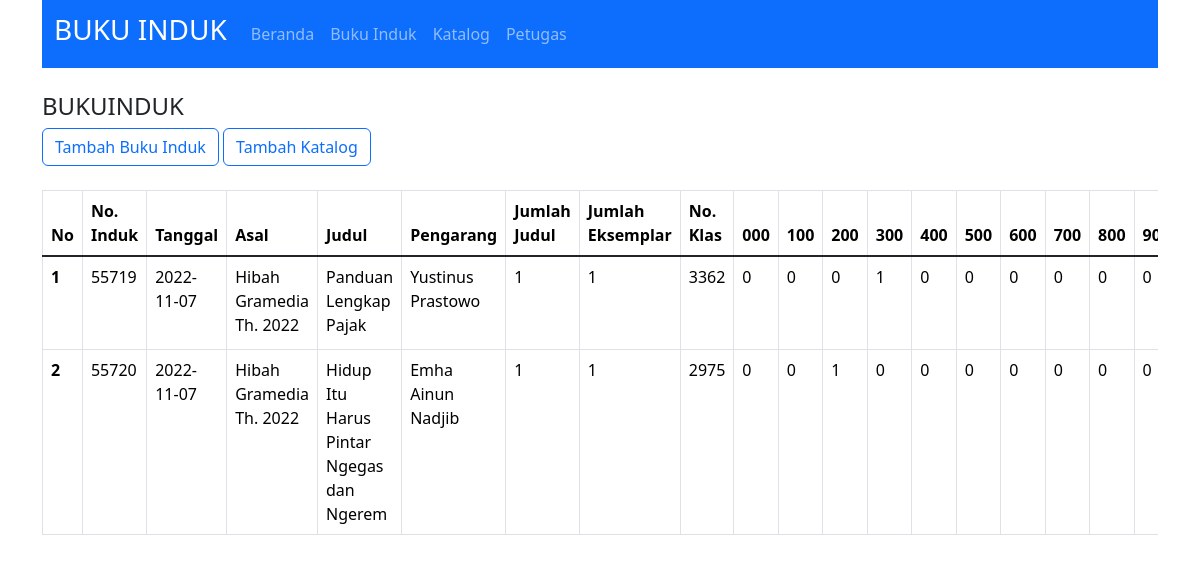
The page /index.php?target=bukuinduk on the database its author committed.
### tables this page shows
CREATE TABLE `bukuinduk` (
  `no_induk` int(11) NOT NULL,
  `tanggal` date NOT NULL,
  `asal` varchar(50) NOT NULL,
  `judul` varchar(50) NOT NULL,
  `pengarang` varchar(50) NOT NULL,
  `jml_judul` int(11) NOT NULL,
  `jml_eks` int(11) NOT NULL,
  `no_klas` int(11) NOT NULL,
  `kry_umum` int(2) NOT NULL,
  `filsafat` int(2) NOT NULL,
  `agama` int(2) NOT NULL,
  `ilmu_sosial` int(2) NOT NULL,
  `bahasa` int(2) NOT NULL,
  `ilmu_murni` int(2) NOT NULL,
  `ilmu_terapan` int(2) NOT NULL,
  `seni_olahraga` int(2) NOT NULL,
  `kesusastraan` int(11) NOT NULL,
  `sejarah_geografi` int(11) NOT NULL,
  `fiksi` varchar(25) NOT NULL,
  `ket` text NOT NULL
);

### autoload.php (called while the page is built, shortened)
<?php
function autoload($class)
{
    $file = $class . ".php";
}

### App/Menu.php (called while the page is built, shortened)
<?php
class Menu
{
    public function topMenu()
    {
        $base = "http://localhost/Sitikhoiriyah_2021503062_UTS_SMT_5/index.php?target=";
        $data = [
            array('text' => 'Beranda', 'link' => $base . 'beranda'),
            array('text' => 'Buku Induk', 'link' => $base . 'bukuinduk'),
            array('text' => 'Katalog', 'link' => $base . 'katalog'),
            array('text' => 'Petugas', 'link' => $base . 'petugas')
        ];
        return $data;
    }
}

### Config/Query_builder.php (called while the page is built, shortened)
<?php
class Query_builder implements Query
{
    private $v_db, $v_table, $v_select, $v_join, $v_where, $v_order_by, $v_query,
        $v_insert, $v_update, $v_delete;
    public function __construct($dataKoneksi)
    {
        $this->v_db = new \mysqli($dataKoneksi['host'], $dataKoneksi['username'], $dataKoneksi['password'], $dataKoneksi['database']);
    }
    public function table($table)
    {
        $this->v_table = $table;
        return $this;
    }
    public function get()
    {
        $this->v_query = "SELECT ";
        if (!empty($this->v_select)) {
            $this->v_query .= $this->v_select . " ";
        } else {
            $this->v_query .= " * ";
        }
        $this->v_query .= " FROM " . $this->v_table . " ";
        return $this;
    }
    public function resultArray()
    {
        $data = $this->v_db->query($this->v_query);
        while ($row = $data->fetch_array()) {
            $rows[] = $row;
        }
        return $rows;
    }
}

### App/BukuInduk.php (the view, shortened to what this page needs)
<?php
class BukuInduk
{
    private $db;
    public function __construct($con)
    {
        $this->db = new Query_builder($con);
    }
    public function index()
    {
        $data = $this->db->table('bukuinduk')->get()->resultArray();
        $res = '<a href="?target=bukuinduk&act=tambah_bukuinduk" class="btn btn-outline-primary">Tambah Buku Induk</a>
                <a href="?target=bukuinduk&act=tambah_katalog" class="btn btn-outline-primary">Tambah Katalog</a>
                <br><br>
                <div class="table-responsive">
                    <table class="table table-bordered">
                        <thead>
                            <tr>
                            <th scope="col">No</th>
                            <th scope="col">No. Induk</th>
                            <th scope="col">Tanggal</th>
                            <th scope="col" >Asal</th>
                            <th scope="col">Judul</th>
                            <th scope="col">Pengarang</th>
                            <th scope="col">Jumlah Judul</th>
                            <th scope="col">Jumlah Eksemplar</th>
                            <th scope="col">No. Klas</th>
                            <th scope="col">000</th>
                            <th scope="col">100</th>
                            <th scope="col">200</th>
                            <th scope="col">300</th>
                            <th scope="col">400</th>
                            <th scope="col">500</th>
                            <th scope="col">600</th>
                            <th scope="col">700</th>
                            <th scope="col">800</th>
                            <th scope="col">900</th>
                            <th scope="col">Fiksi</th>
                            <th scope="col">Ket.</th>
                            <th scope="col">Act</th>
                            </tr>
                        </thead>
                        <tbody class="table-group-divider">';
        $no = 1;
        foreach ($data as $r) {
            $res .= '<tr>
                                <th scope="row">' . $no . '</th>
                                <td>' . $r['no_induk'] . '</td>
                                <td>' . $r['tanggal'] . '</td>
                                <td>' . $r['asal'] . '</td>
                                <td>' . $r['judul'] . '</td>
                                <td>' . $r['pengarang'] . '</td>
                                <td>' . $r['jml_judul'] . '</td>
                                <td>' . $r['jml_eks'] . '</td>
                                <td>' . $r['no_klas'] . '</td>
                                <td>' . $r['kry_umum'] . '</td>
                                <td>' . $r['filsafat'] . '</td>
                                <td>' . $r['agama'] . '</td>
                                <td>' . $r['ilmu_sosial'] . '</td>
                                <td>' . $r['bahasa'] . '</td>
                                <td>' . $r['ilmu_murni'] . '</td>
                                <td>' . $r['ilmu_terapan'] . '</td>
                                <td>' . $r['seni_olahraga'] . '</td>
                                <td>' . $r['kesusastraan'] . '</td>
                                <td>' . $r['sejarah_geografi'] . '</td>
                                <td>' . $r['fiksi'] . '</td>
                                <td>' . $r['ket'] . '</td>
                                <td>
                                    <a href="?target=bukuinduk&act=edit_bukuinduk&id=' . $r['no_induk'] . '" class="btn btn-outline-success">
                                        Edit
                                    </a>
                                    <a href="?target=bukuinduk&act=delete_bukuinduk&id=' . $r['no_induk'] . '" class="btn btn-outline-danger">
                                        Hapus
                                    </a>
                                </td>
                            </tr>';
            $no++;
        }
        $res .= '</tbody></table></div>';
        return $res;
    }
}

### index.php (shortened to what this page needs)
<?php
include('autoload.php');
include('Config/Database.php');
$menu = new Menu();
$bukuinduk = new BukuInduk($dataKoneksi);
$target = @$_GET['target'];
$act = @$_GET['act'];
?>
<!DOCTYPE html>
<html lang="en">
<head>
    <link rel="stylesheet" href="Assets/dist/css/bootstrap.min.css">
</head>
<body>
    <div class="container">
        <nav class=" navbar navbar-expand-lg  navbar bg-primary" data-bs-theme="dark">
            <div class="container-fluid">
                <a class="navbar-brand" href="#">
                    <h3>BUKU INDUK</h3>
                </a>
                <div class="collapse navbar-collapse" id="navbarNavAltMarkup">
                    <?php foreach ($menu->topMenu() as $key => $value) {
                    ?>
                        <div class="navbar-nav">
                            <a class="nav-link" aria-current="page" href="<?php echo $value['link']; ?>">
                                <?php echo $value['text']; ?>
                            </a>
                        </div>
                    <?php
                    }
                    ?>
                </div>
            </div>
        </nav>
        <br>
        <div class="content">
            <h4><?php echo strtoupper($target); ?></h4>
            <?php
            if (!isset($target) or $target == "beranda") {
                echo "Hai, Selamat Datang di Beranda";
            } elseif ($target == "bukuinduk") {
                if ($act == "tambah_bukuinduk") {
                    echo $bukuinduk->tambah();
                } elseif ($act == "edit_bukuinduk") {
                    $id = $_GET['id'];
                    echo $bukuinduk->edit($id);
                } elseif ($act == "tambah_katalog") {
                    echo $bukuinduk->tambah_katalog();
                } else {
                    echo $bukuinduk->index();
                }
            } else {
                echo "Page 404 Not found";
            }
            ?>
        </div>
    </div>
</body>
</html>

### rows shown on the page
bukuinduk: no_induk "55719", tanggal "2022-11-07", asal "Hibah Gramedia Th. 2022", judul "Panduan Lengkap Pajak", pengarang "Yustinus Prastowo", jml_judul "1", jml_eks "1", no_klas "3362", kry_umum "0", filsafat "0", agama "0", ilmu_sosial "1", bahasa "0", ilmu_murni "0", ilmu_terapan "0", seni_olahraga "0", kesusastraan "0", sejarah_geografi "0"
bukuinduk: no_induk "55720", tanggal "2022-11-07", asal "Hibah Gramedia Th. 2022", judul "Hidup Itu Harus Pintar Ngegas dan Ngerem", pengarang "Emha Ainun Nadjib", jml_judul "1", jml_eks "1", no_klas "2975", kry_umum "0", filsafat "0", agama "1", ilmu_sosial "0", bahasa "0", ilmu_murni "0", ilmu_terapan "0", seni_olahraga "0", kesusastraan "0", sejarah_geografi "0"

### other values the page prints
$value['text'] "Beranda"
$value['text'] "Buku Induk"
$value['text'] "Katalog"
$value['text'] "Petugas"
$target "BUKUINDUK"
